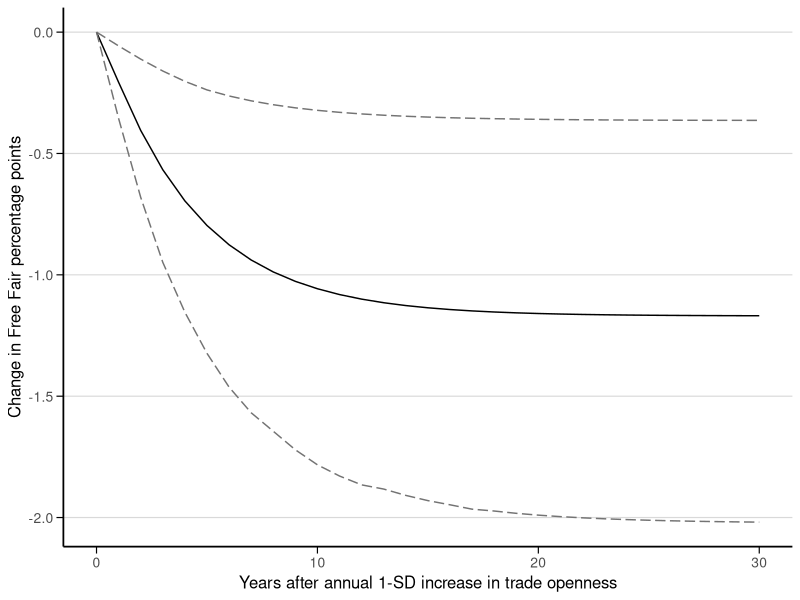

Write R code to recreate this figure. (Note: this script raises an error after producing the figure.)
# SETWD ===========================
rm(list = ls())

# LIBRARIES ===========================
library(tidyverse)
library(lmtest)
library(plm)
library(ggplot2)
library(MASS)

# IMPORT DATA ===========================
full_panel <- read.csv("data/full_panel.csv")

# CLEAN SAMPLE ===========================
temp <- full_panel %>%
  filter(!is.na(lag_fdi_inflows),
         !is.na(lag_fdi_outflows),
         !is.na(lag_trade),
         !is.na(lag_tariff_rate),
         !is.na(lag_gdppc),
         !is.na(lag_gdp_growth),
         !is.na(lag_inflation))

temp <- temp %>%
  group_by(country) %>%
  filter(n() > 4) %>%
  ungroup()


m2 <- plm(freefair ~ lag_fdi_inflows + lag_fdi_outflows +
            lag_trade + lag_tariff_rate + log(lag_gdppc) +
            lag_gdp_growth + lag_inflation + lag_freefair + lag2_freefair,
          data = temp,
          index = c("country", "year"),
          model = "within",
          effect = "twoways")

crse2 <- coeftest(m2, vcovHC(m2, type = "HC1", cluster = "group"))
crse2

# LONG-RUN EFFECT OF TRADE ON FREE FAIR ===========================
# Within-country annual standard deviation of trade over time
trade_shock <- temp %>%
  group_by(country) %>%
  summarise(sd_trade = sd(lag_trade)) %>%
  summarise(mean_sd = mean(sd_trade)) %>%
  pull(mean_sd)

trade_shock

# Show effect over 30 years
time_horizon <- 30

coefs <- coef(m2)[c("lag_trade", "lag_freefair","lag2_freefair")]
vcm <- vcovHC(m2, type = "HC1", cluster = "group")[c("lag_trade", "lag_freefair","lag2_freefair"),
                                                 c("lag_trade", "lag_freefair","lag2_freefair")]

# Define function to recursively generate the over-time effects of the shock
lre <- function(coef) {
  trade <- coef["lag_trade"]
  lag1 <- coef["lag_freefair"]
  lag2 <- coef["lag2_freefair"]
  effect <- numeric(time_horizon)
  y1 <- 0
  y2 <- 0

  # Iterate through each time period to calculate the long-run effect
  for (t in seq_len(time_horizon)) {
    yt <- trade*trade_shock + lag1*y1 + lag2*y2
    effect[t] <- yt
    y2 <- y1
    y1 <- yt
  }

  # Multiply by 100 so the final result is in percentage points
  effect * 100
}

## Bootstrap confidence intervals ----
set.seed(891)
coef_draws <- mvrnorm(n = 1000, mu = coefs, Sigma = vcm)

# Need to redefine the column names so the above function can find the variables
colnames(coef_draws) <- names(coefs)

effect_draws <- apply(coef_draws, 1, lre)
mean_effect <- lre(coefs)
ci_low <- apply(effect_draws, 1, quantile, 0.025)
ci_high <- apply(effect_draws, 1, quantile, 0.975)

df <- data.frame(
  year = 0:time_horizon,
  mean_effect = c(0, mean_effect),
  ci_low = c(0, ci_low),
  ci_high = c(0, ci_high)
  )

rib_data <- data.frame(
  x    = df$year,
  ymin = df$ci_low,
  ymax = df$ci_high
)


## Plot ----
figure_4 <- ggplot(df, aes(x = year, y = mean_effect)) +
  geom_line(color = "black", linewidth = 0.5) +
  geom_line(data = rib_data, aes(x = x, y = ymax),
            color = "grey45", linetype = "longdash") +
  geom_line(data = rib_data, aes(x = x, y = ymin),
            color = "grey45", linetype = "longdash") +
  xlab("Years after annual 1-SD increase in trade openness") +
  ylab("Change in Free Fair percentage points") +
  theme_bw() +
  theme(
    panel.border = element_blank(),
    panel.grid.major.x = element_blank(),
    panel.grid.minor.x = element_blank(),
    panel.grid.minor.y = element_blank(),
    panel.grid.major.y = element_line(color = "grey85", linewidth = 0.4),

    axis.title.x = element_text(size = 12),
    axis.title.y = element_text(size = 12),
    axis.text.x = element_text(size = 10),
    axis.text.y = element_text(size = 10),
    axis.line = element_line(color = "black", linewidth = 0.6),
    axis.ticks = element_line(color = "black", linewidth = 0.4),
    axis.ticks.length = unit(5, "pt"),
    plot.margin = margin(5.5, 5.5, 5.5, 5.5)
  )


ggsave("figures/figure_4.pdf", plot = figure_4, device = cairo_pdf)
